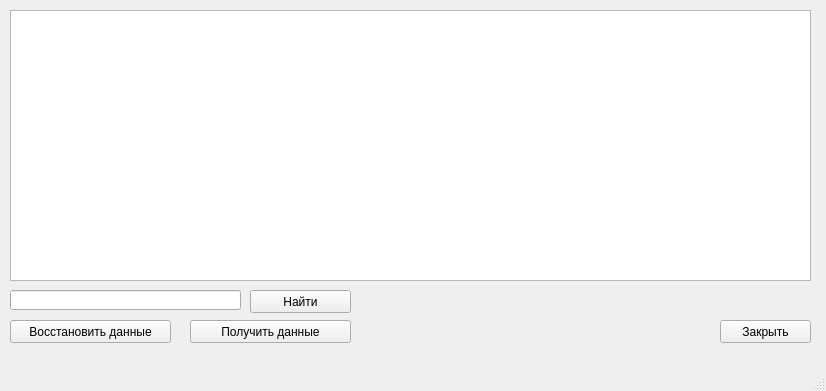
<?xml version="1.0" encoding="UTF-8"?>
<ui version="4.0">
 <class>OtherWindow</class>
 <widget class="QMainWindow" name="OtherWindow">
  <property name="geometry">
   <rect>
    <x>0</x>
    <y>0</y>
    <width>826</width>
    <height>391</height>
   </rect>
  </property>
  <property name="windowTitle">
   <string>Восстановить</string>
  </property>
  <widget class="QWidget" name="centralwidget">
   <widget class="QPushButton" name="button_repair">
    <property name="geometry">
     <rect>
      <x>10</x>
      <y>320</y>
      <width>161</width>
      <height>23</height>
     </rect>
    </property>
    <property name="text">
     <string>Восстановить данные</string>
    </property>
   </widget>
   <widget class="QPushButton" name="button_get">
    <property name="geometry">
     <rect>
      <x>190</x>
      <y>320</y>
      <width>161</width>
      <height>23</height>
     </rect>
    </property>
    <property name="text">
     <string>Получить данные</string>
    </property>
   </widget>
   <widget class="QPushButton" name="button_close">
    <property name="geometry">
     <rect>
      <x>720</x>
      <y>320</y>
      <width>91</width>
      <height>23</height>
     </rect>
    </property>
    <property name="text">
     <string>Закрыть</string>
    </property>
   </widget>
   <widget class="QLineEdit" name="lineEdit">
    <property name="geometry">
     <rect>
      <x>10</x>
      <y>290</y>
      <width>231</width>
      <height>20</height>
     </rect>
    </property>
   </widget>
   <widget class="QPushButton" name="button_search">
    <property name="geometry">
     <rect>
      <x>250</x>
      <y>290</y>
      <width>101</width>
      <height>23</height>
     </rect>
    </property>
    <property name="text">
     <string>Найти</string>
    </property>
   </widget>
   <widget class="QListView" name="list_zakaz">
    <property name="geometry">
     <rect>
      <x>10</x>
      <y>10</y>
      <width>801</width>
      <height>271</height>
     </rect>
    </property>
   </widget>
  </widget>
  <widget class="QMenuBar" name="menubar">
   <property name="geometry">
    <rect>
     <x>0</x>
     <y>0</y>
     <width>826</width>
     <height>21</height>
    </rect>
   </property>
  </widget>
  <widget class="QStatusBar" name="statusbar"/>
 </widget>
 <resources/>
 <connections>
  <connection>
   <sender>button_get</sender>
   <signal>clicked()</signal>
   <receiver>lineEdit</receiver>
   <slot>selectAll()</slot>
   <hints>
    <hint type="sourcelabel">
     <x>244</x>
     <y>354</y>
    </hint>
    <hint type="destinationlabel">
     <x>190</x>
     <y>318</y>
    </hint>
   </hints>
  </connection>
  <connection>
   <sender>button_get</sender>
   <signal>clicked()</signal>
   <receiver>lineEdit</receiver>
   <slot>copy()</slot>
   <hints>
    <hint type="sourcelabel">
     <x>216</x>
     <y>354</y>
    </hint>
    <hint type="destinationlabel">
     <x>218</x>
     <y>319</y>
    </hint>
   </hints>
  </connection>
 </connections>
</ui>
